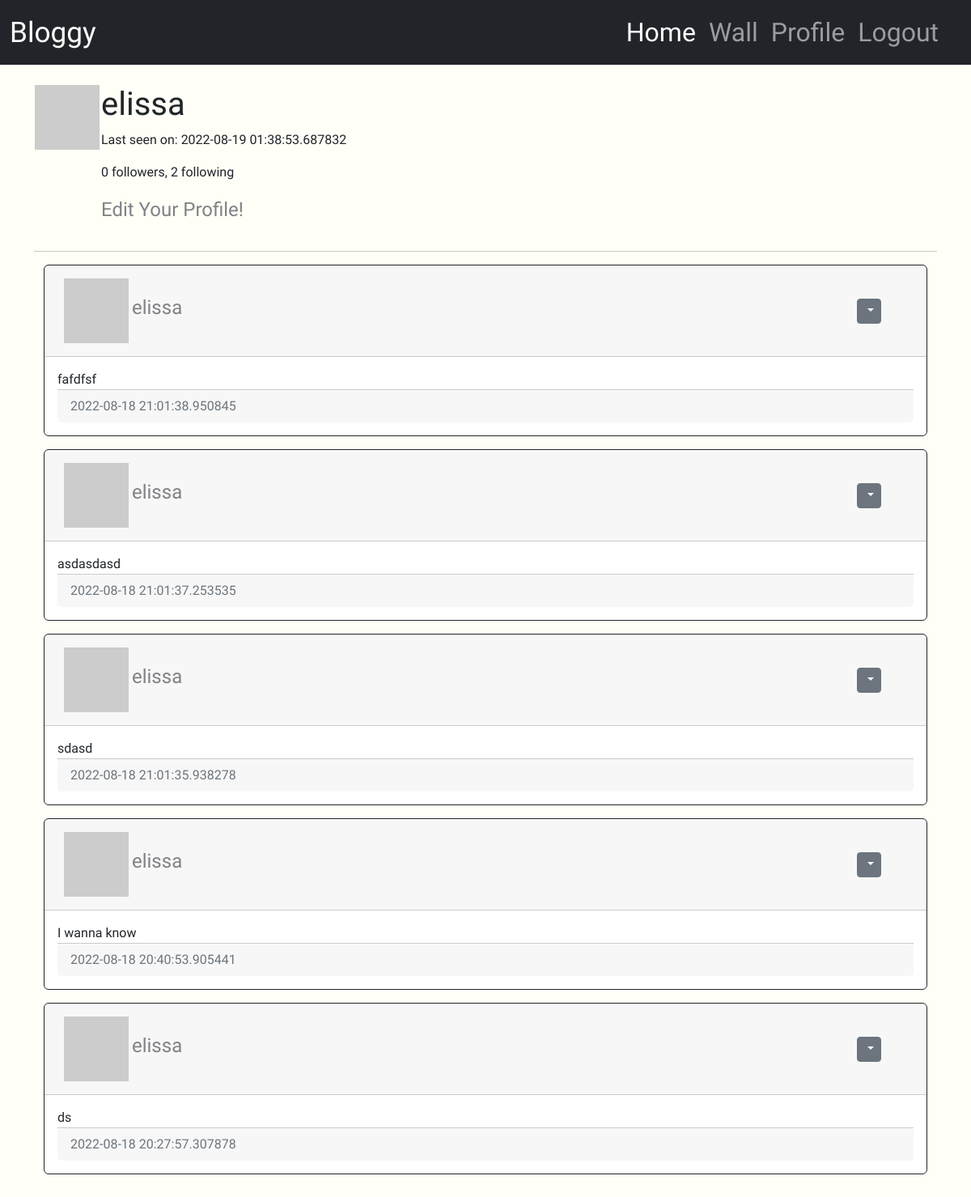
The app's page /user/elissa (signed in), older data.
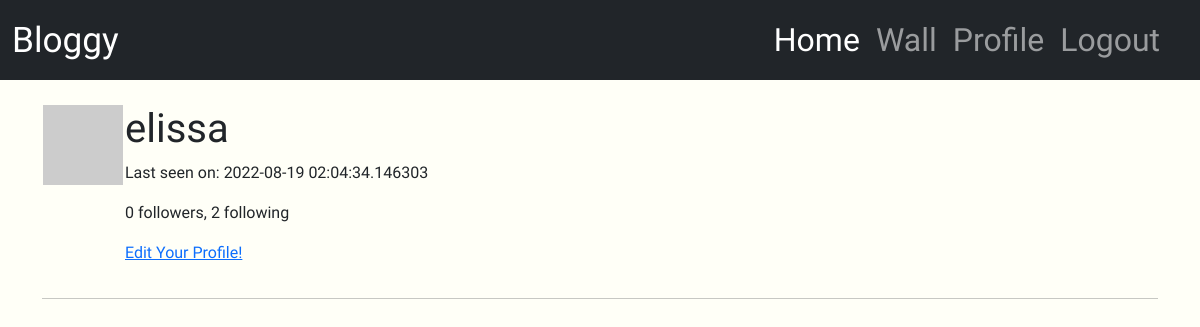
The same page, newer data.
### app/models.py (models this page shows, shortened)
class User(UserMixin, db.Model):
    id = db.Column(db.Integer, primary_key=True)
    username = db.Column(db.String(64), index=True, unique=True)
    email = db.Column(db.String(120), index=True, unique=True)
    password_hash = db.Column(db.String(120))
    posts = db.relationship('Post', backref='author', lazy='dynamic')
    about_me = db.Column(db.String(128))
    last_seen = db.Column(db.DateTime, default=datetime.utcnow)
    followed = db.relationship(
        'User', secondary=followers,
        primaryjoin=(followers.c.follower_id == id),
        secondaryjoin=(followers.c.followed_id == id),
        backref= db.backref('followers', lazy='dynamic'), lazy='dynamic'
    )
    def avatar(self, size):
        digest = md5(self.email.lower().encode('utf-8')).hexdigest()
        return 'https://www.gravatar.com/avatar/{}?d=identicon&s={}'.format(digest, size)

class Post(db.Model):
    id = db.Column(db.Integer, primary_key=True)
    body = db.Column(db.String(255))
    timestamp = db.Column(db.DateTime, index= True, default=datetime.utcnow)
    user_id = db.Column(db.Integer, db.ForeignKey('user.id', ondelete="CASCADE"), nullable=False)

### app/routes.py (the view)
@app.route('/user/<username>')
@login_required
def user(username):
    user = User.query.filter_by(username=username).first_or_404()
    posts = user.posts.order_by(Post.timestamp.desc()).all()
    return render_template('user.html', user=user, posts=posts)

### app/models.py (called while the page is built)
@login.user_loader
def load_user(id):
    return User.query.get(int(id))

### app/routes.py (called while the page is built)
@app.before_request
def before_request():
    if current_user.is_authenticated:
        current_user.last_seen = datetime.utcnow()
        db.session.commit()

### app/templates/user.html (shortened to what this page needs)
{% extends "base.html" %}
{% block extraheader %}
<link rel="stylesheet" href="{{ url_for('static', filename='css/user.css') }}">
{% endblock extraheader %}
{% block content %}
<table>
    <tr valign="top">
        <td><img src="{{ user.avatar(128) }}" alt="user-profile-image"></td>
        <td>
            <h1>{{ user.username }}</h1>
            {% if user.last_seen %}<p>Last seen on: {{ user.last_seen }}</p>{% endif %}
            <p>{{ user.followers.count() }} followers, {{ user.followed.count() }} following</p>
            {% if user == current_user %}
            <p><a href="{{ url_for('edit_profile') }}"> Edit Your Profile!</a></p>
            {% elif not current_user.following(user) %}
            <p><a href="{{ url_for('follow', username=user.username) }}">Follow!</a></p>
            {% else %}
            <p><a href="{{ url_for('unfollow', username=user.username ) }}">Unfollow</a></p>
            {% endif %}
        </td>
    </tr>
</table>
    <hr>
    {% for post in posts %}
        {% include "_post.html" %}
    {% endfor %}
{% endblock %}

### app/templates/_post.html (shortened to what this page needs)
{% block extraheader %}
<link rel="stylesheet" href="{{ url_for('static', filename='css/_post.css') }}">
{% endblock extraheader %}
{% block content %}
    <div id="posts" class="container">
            <div class="card border-dark mb-3">
                <div class="card-header d-flex align-items-center justify-content-between">
                    <div class="col-md-4 p-2">
                    <img src="{{ post.author.avatar(48) }}" alt="user-profile-image">
                    <a href="{{ url_for('user', username=post.author.username) }}">
                        {{ post.author.username }}
                    </a>
                    </div>
                    <div class="col-md-4 ms-auto p-2 text-end">
                    {% if current_user.id==post.author.id %}
                    <div class="btn-group">
                        <button type="button"
                        class="btn btn-sm btn-secondary dropdown-toggle"
                        data-bs-toggle="dropdown">
                        </button>
                        <ul>
                        </ul>
                    </div>
                    {% endif %}</div>
                </div>
                <div class="card-body">
                    <div class="card-text">
                        {{ post.body }}
                    </div>
                    <div class="card-footer text-muted">
                        {{ post.timestamp }}
                    </div>
                </div>
            </div>
    </div>
{% endblock %}

Row changes from the older to the newer data that the page shows:
removed Post: author.username "elissa", body "fafdfsf", timestamp "2022-08-18 21:01:38.950845"
removed Post: author.username "elissa", body "asdasdasd", timestamp "2022-08-18 21:01:37.253535"
removed Post: author.username "elissa", body "sdasd", timestamp "2022-08-18 21:01:35.938278"
removed Post: author.username "elissa", body "I wanna know", timestamp "2022-08-18 20:40:53.905441"
removed Post: author.username "elissa", body "ds", timestamp "2022-08-18 20:27:57.307878"
changed User "elissa": last_seen "2022-08-19 01:38:53.687832" → "2022-08-19 02:04:34.146303"
